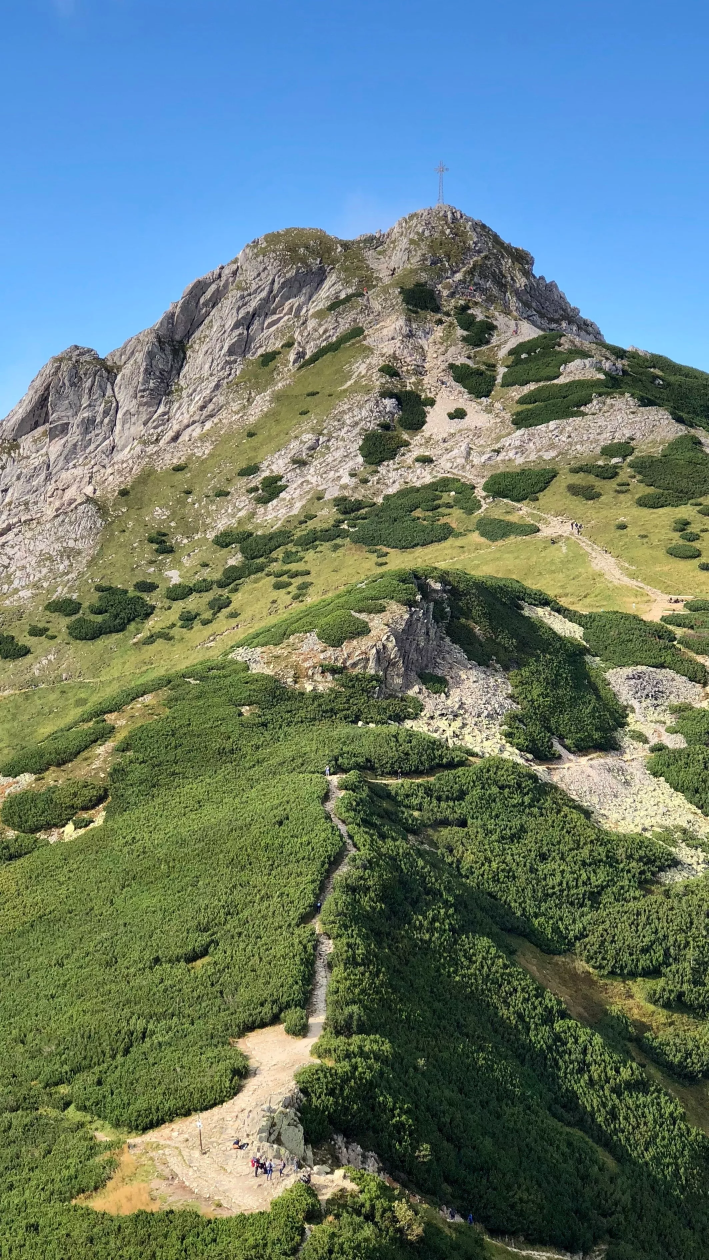
#> input picture Data Science/05 Opencv/Beginner Tutorial/data images/21830_uhd.jpg, 2126 x 3780 px, found by its file name (shown at 1/3 size)
$ python '00 image show.py'
#> lines starting #> are read from the running program, lines starting #| are printed output that depends on the picture
import os
import cv2

path = r"""F:\Aditya\Studies\College\00 Programing\02 Data Science\05 Opencv\Beginner Tutorial\data images"""

# r before """ helps to read the image in form of raw string
img_name = "21830_uhd.jpg"

# [4 lines of commented-out code are left out]

img = cv2.imread((path+'\\'+img_name), 0) # 1 -rgb  0 -grey  -1 -unchanged
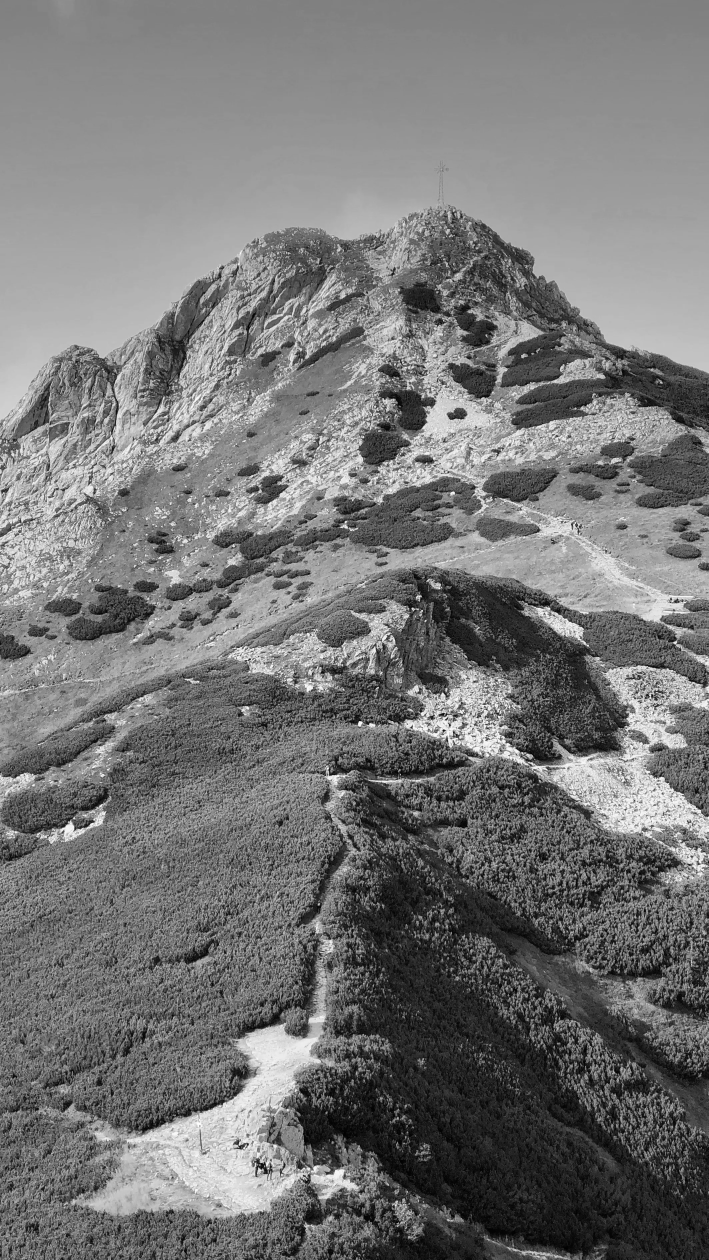
#> img: shape (3780, 2126) (shown at 1/3 size); min 0, max 255, mean 117.6
print(img) # it reads image a form of matrix of every pixel4
#> (printed output is left out)

img = cv2.resize(img,(600,600))
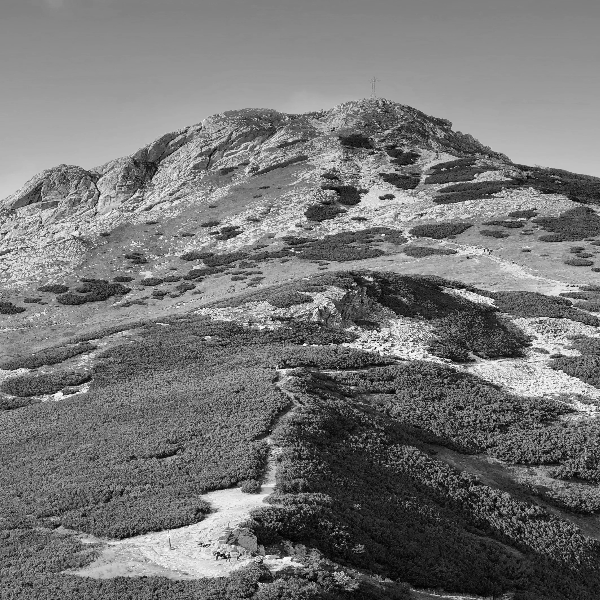
#> img: shape (600, 600); min 0, max 254, mean 117.5
cv2.imshow('Image',img)
cv2.waitKey(0)
cv2.destroyAllWindows()


img_names = os.listdir('data images')
# print(img_names)

for i in img_names:
    full_path=path+'\\'+i
    img=cv2.imread(full_path)
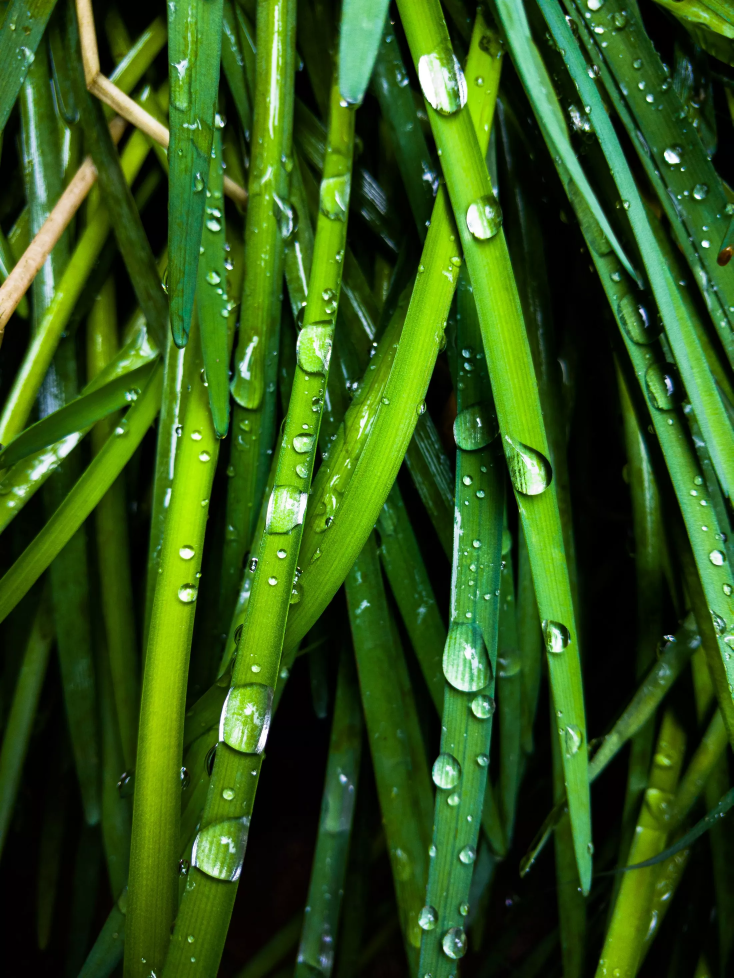
#> input picture Data Science/05 Opencv/Beginner Tutorial/data images/14109_uhd.jpg, 2200 x 2933 px, found by its file name (shown at 1/3 size)
#> img is the input picture: shape (2933, 2200, 3); mean B, G, R 24.2, 84.9, 49
    img=cv2.resize(img, (600, 900))
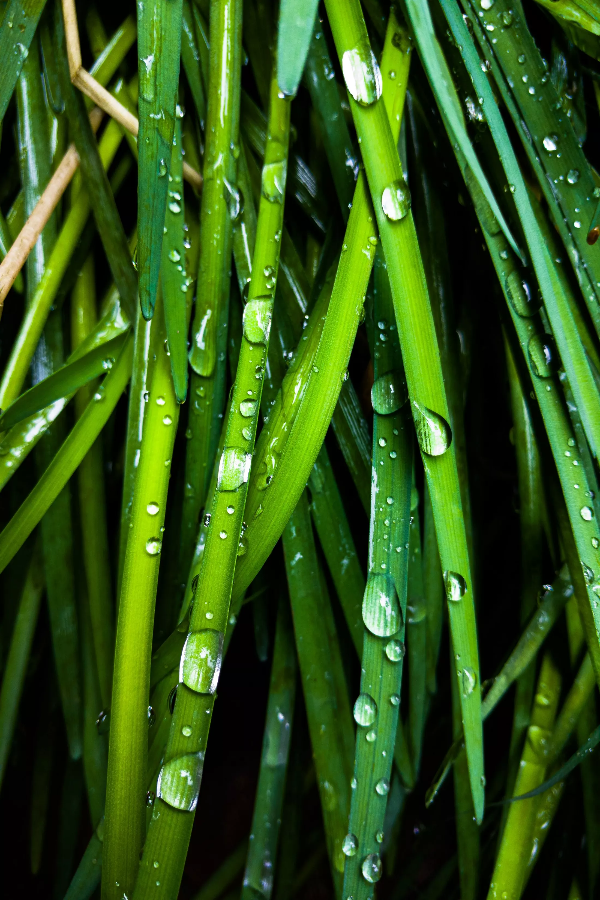
#> img: shape (900, 600, 3); mean B, G, R 24.1, 84.8, 48.9
    cv2.imshow('image',img)
    cv2.waitKey(1500)
#> pass 2 of the loop `for i in img_names:`:
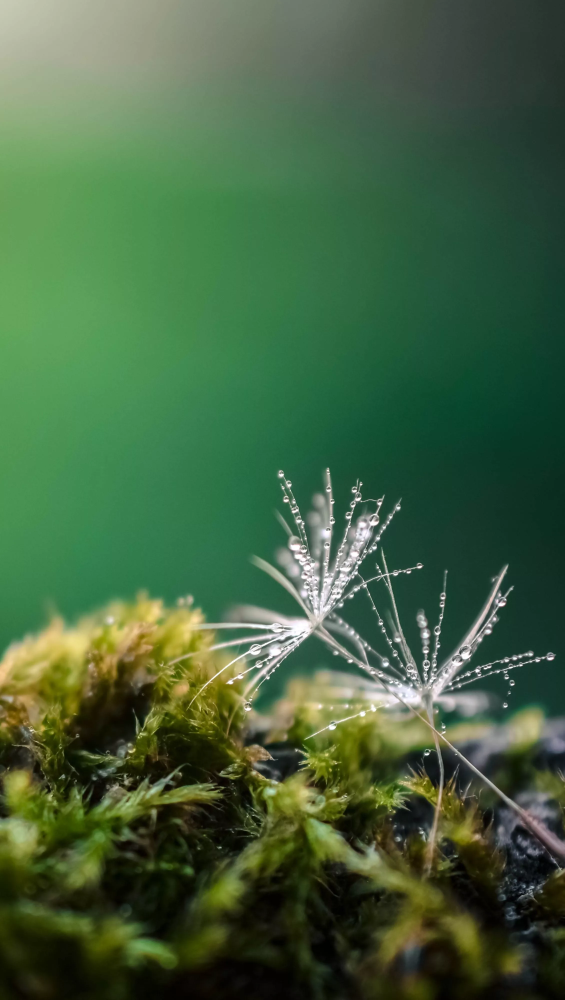
#> input picture Data Science/05 Opencv/Beginner Tutorial/data images/15147_uhd.jpg, 2259 x 3999 px, found by its file name (shown at 1/4 size)
#> img is the input picture: shape (3999, 2259, 3); mean B, G, R 63.6, 98.9, 67.7
#> `img=cv2.resize(img, (600, 900))`:
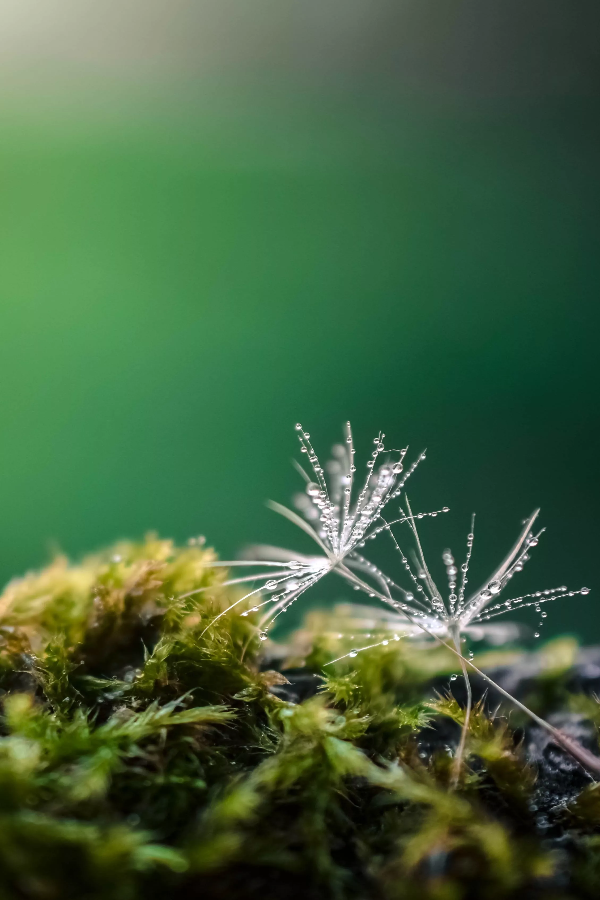
#> img: shape (900, 600, 3); mean B, G, R 63.6, 98.8, 67.6
#> pass 3 of the loop `for i in img_names:`:
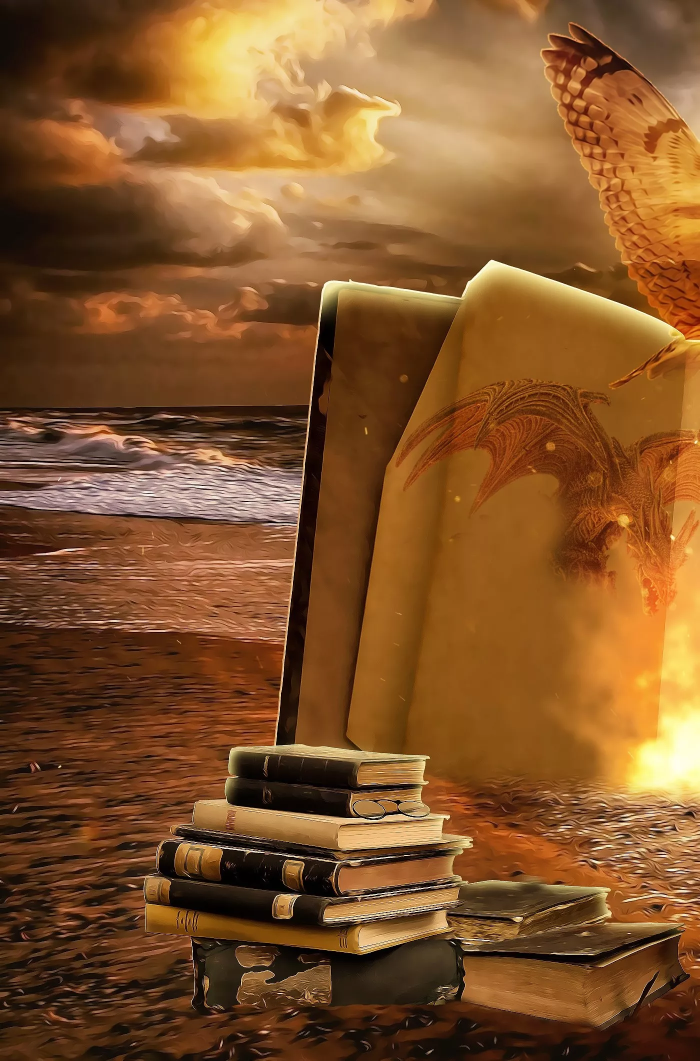
#> input picture Data Science/05 Opencv/Beginner Tutorial/data images/16692_uhd.jpg, 1399 x 2121 px, found by its file name (shown at 1/2 size)
#> img is the input picture: shape (2121, 1399, 3); mean B, G, R 42.5, 84.5, 130.9
#> `img=cv2.resize(img, (600, 900))`:
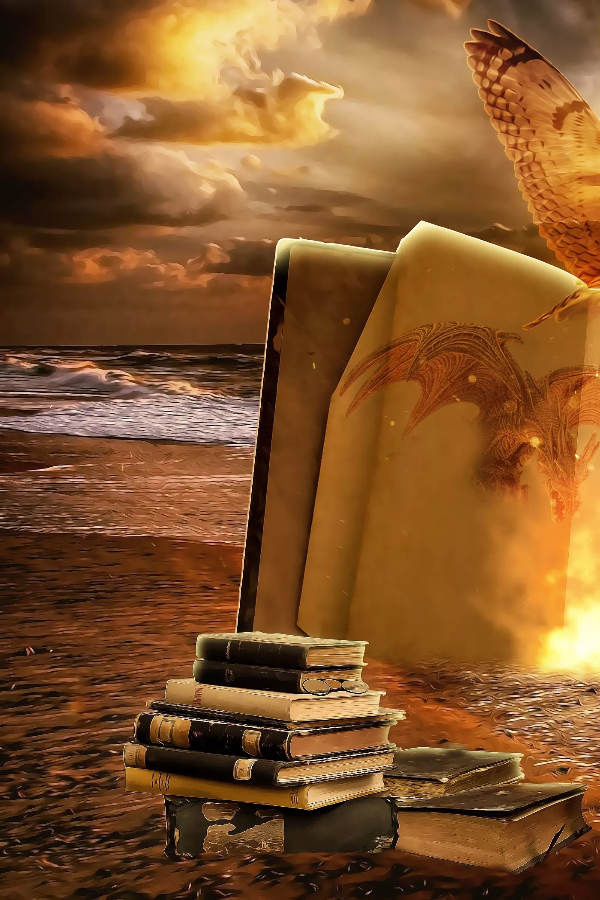
#> img: shape (900, 600, 3); mean B, G, R 42.4, 84.4, 130.8
#> the loop made 4 passes; the first 3 are shown
cv2.destroyAllWindows()
